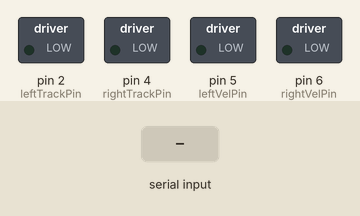
Bench run of a sketch on a simulated Arduino Uno, built with avr-gcc and run on an emulated ATmega328P. On the bench: switched loads named in the sketch (green lamp = pin HIGH). Inputs (shaded band) come from the test bench.

Above: at 1.2 s.
1.3 s: "1" received over Serial
At 1.6 s:
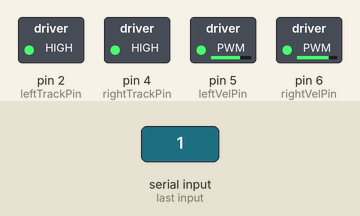
2.8 s: byte 53 (BT_STOP) received over Serial
At 4.0 s:
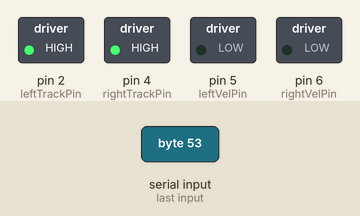
4.3 s: byte 52 (BT_BACKWARD) received over Serial
At 5.1 s:
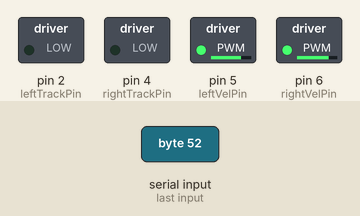
5.8 s: byte 51 (BT_LEFT) received over Serial
At 6.2 s:
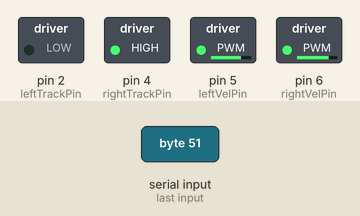
7.3 s: byte 54 (BT_FORWARD_LEFT) received over Serial
At 8.5 s:
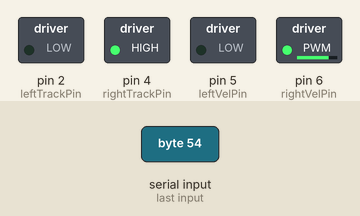
8.8 s: byte 55 (BT_FORWARD_RIGHT) received over Serial
At 9.7 s:
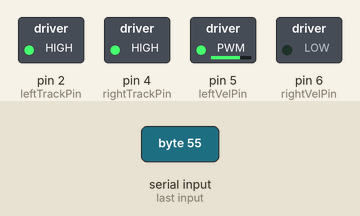
Timing chart, 0 to 11.3 s (numbered marks = the images above; inputs shaded):
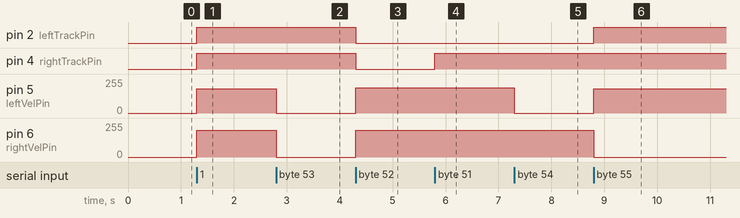

The sketch:

BT_controlledTank.ino
```cpp
#include "src/typeDefs/typeDefs.h"
#include "src/BT_encodedData/BT_encodedData.h"
#include "src/tankTrack/tankTrack.h"

/**************************************************************************************
*  Wiring
*    ___________      ________________      __________________      _____________
*   |        VCC|<---|5V             4|--->|                A1|--->|             |
*   | HC-06  GND|<---|GND            6|--->|                  |    | RIGHT TRACK |
*   |         Tx|--->|Rx   ARDUINO    |    |      TB6612FNG   |    |_____________|
*   |         Rx|<---|Tx     UNO     2|--->|                  |     _____________
*   |___________|    |               5|--->|                B1|--->|             |
*                    |                |    |__________________|    | LEFT TRACK  |
*                    |________________|                            |_____________|
*
*
***************************************************************************************/

//----------------- Tank Tracks ----------------//
TankTrack tankTrack;

void setup() {
  Serial.begin(9600);
  tankTrack.stop();
}

void loop() {

  if (Serial.available()) {
    char c_command = Serial.read();

    switch (c_command)
    {
      case BT_STOP:
        tankTrack.stop();
        break;
      case BT_FORWARD:
        tankTrack.forward(MEDIUM_SPEED);
        break;
      case BT_BACKWARD:
        tankTrack.backward(MEDIUM_SPEED);
        break;
      case BT_LEFT:
        tankTrack.turnLeftFast(MEDIUM_SPEED);
        break;
      case BT_RIGHT:
        tankTrack.turnRightFast(MEDIUM_SPEED);
        break;
      case BT_FORWARD_LEFT:
        tankTrack.turnLeft(MEDIUM_SPEED);
        break;
      case BT_FORWARD_RIGHT:
        tankTrack.turnRight(MEDIUM_SPEED);
        break;
      case BT_BACKWARD_RIGHT:
        tankTrack.setTracksSpeed(-(uint16)(MEDIUM_SPEED), STOP_RPM);
        break;
      case BT_BACKWARD_LEFT:
        tankTrack.setTracksSpeed(STOP_RPM, -(uint16)(MEDIUM_SPEED));
        break;
      default:
        tankTrack.stop();
        break;
    }
  }
}
```

BT_encodedData.h
```cpp
/******************************************************************************
*						    BT_encodedData
*
*  Author: Marco Esquivel Basaldua (https://github.com/MarcoEsquivelBasaldua)
*
*  Brief: Since Bluetooth commands are managed by Serial, this header only
*         encodes the received data from the Bluetooino app
******************************************************************************/
#ifndef BT_encodedData_H
#define BT_encodedData_H

//-------- BlueTooth Encoded Data --------//
#define BT_FORWARD         (49u)
#define BT_RIGHT           (50u)
#define BT_LEFT            (51u)
#define BT_BACKWARD        (52u)
#define BT_STOP            (53u)
#define BT_FORWARD_LEFT    (54u)
#define BT_FORWARD_RIGHT   (55u)
#define BT_BACKWARD_RIGHT  (56u)
#define BT_BACKWARD_LEFT   (57u)

#define BT_A  (101u)
#define BT_B  (99u)
#define BT_C  (103u)
#define BT_D  (97u)

#define BT_NO_DATA (53u)

////////////////////////////////////////////

#endif
```

commonAlgo.cpp
```cpp
/******************************************************************************
*						  commonAlgo
*
*  Author : Marco Esquivel Basaldua (https://github.com/MarcoEsquivelBasaldua)
*
*  Brief: Library with common algorithms for the other algorithms
******************************************************************************/
#include "commonAlgo.h"

/**********************************************************
*  Function u_linBoundInterpol
*
*  Brief: Bounded linear interpolation is done.
*
*          u_maxOut .|              .......
*                    |             /
*                    |            /
*                    |           /
*          u_minOut .|........../
*                    |________________________________________
*                               .  .
*                         u_minIn   u_maxIn
*
*  Inputs: [uint8] u_input   : input to be mapped
*          [uint8] u_minDist : minimum allowed Input
*          [uint8] u_maxDist : maximum allowed Input
*          [uint8] u_minOut  : minimum allowed output
*          [uint8] u_maxOut  : maximum allowed output
*
*  Outputs: [uint8] mapped value
*
*  Wire Inputs: None
**********************************************************/
uint8 u_linBoundInterpol(uint8 const u_input  ,
                         uint8 const u_minIn  , uint8 const u_maxIn,
                         uint8 const u_minOut , uint8 const u_maxOut)
{
	float f_input;
	float f_minIn;
	float f_maxIn;
	float f_minOut;
	float f_maxOut;
	float f_slope;
	float f_out;

	if(u_input <= u_minIn)
	{
		return u_minOut;
	}
	else if(u_input >= u_maxIn)
	{
		return u_maxOut;
	}
	else
	{
		/* Convert to float all variables */
		f_input   = (float)u_input;
		f_minIn = (float)u_minIn;
		f_maxIn = (float)u_maxIn;
		f_minOut  = (float)u_minOut;
		f_maxOut  = (float)u_maxOut;

		f_slope = (f_maxOut - f_minOut)/(f_maxIn - f_minIn);
		f_out = f_slope * (f_input - f_minIn) + f_minOut;
	}
	return (uint8)f_out;
}

/**********************************************************
*  Function u_abs_16to8()
*
*  Brief: Get absolute value from sint16 value and cast it into uint8
*
*  Inputs: [sint16] inVal : input value
*
*  Outputs: [uint8] outVal : output value
**********************************************************/
uint8 u_abs_16to8(sint16 const inVal)
{
	uint8 outVal;

	if (inVal >= 0)
	{
		outVal = uint8(inVal);
	}
	else
	{
		outVal = uint8(-inVal);
	}

	return outVal;
}

/**********************************************************
*  Function f_abs_floatTofloat()
*
*  Brief: Get absolute value from float32 value and also return float32
*
*  Inputs: [float32] inVal : input value
*
*  Outputs: [float32] outVal : output value
**********************************************************/
float32 f_abs_floatTofloat(float32 const inVal)
{
	float32 outVal;

	if (inVal >= 0)
	{
		outVal = inVal;
	}
	else
	{
		outVal = -inVal;
	}

	return outVal;
}

/**********************************************************
*  Function s_getSign
*
*  Brief: Get the sign of the in value as +/-1
*
*  Inputs: [sint8] s_value : value to be checked
*
*  Outputs: [sint8]
*
*  Wire Inputs: None
**********************************************************/
sint8 s_getSign(sint8 const s_value)
{
	if(s_value >= 0)
		return 1;
	else
		return -1;
}
```

commonAlgo.h
```cpp
/******************************************************************************
*						  commonAlgo
*
*  Author : Marco Esquivel Basaldua (https://github.com/MarcoEsquivelBasaldua)
*
*  Brief: Library with common algorithms for the other algorithms
******************************************************************************/
#ifndef COMMONALGO_h
#define COMMONALGO_h

#include "Arduino.h"
#include "../typeDefs/typeDefs.h"

/******************* DEFINES *********************/
#define  MAX(x,y)          ( ((x)>(y)) ? (x) : (y) )  /* Max function macro */
#define  MIN(x,y)          ( ((x)<(y)) ? (x) : (y) )  /* Min function macro */

#define THREE_QUARTERS     (0.75f)

/*************************************************/

uint8 u_linBoundInterpol(uint8 const u_input  ,
                         uint8 const u_minIn  , uint8 const u_maxIn,
                         uint8 const u_minOut , uint8 const u_maxOut);

uint8 u_abs_16to8(sint16 const inVal);

float32 f_abs_floatTofloat(float32 const inVal);

sint8 s_getSign(sint8 const s_value);

#endif
```

tankTrack.cpp
```cpp
/******************************************************************************
*						Tank Track
*
*  Author : Marco Esquivel Basaldua (https://github.com/MarcoEsquivelBasaldua)
*
*  Brief: Commands used for mini Tank Tracking system using the TB6612FNG module.
*
*  Wire Inputs: LEFT_IR_SENSOR -> PIN6
*               RIGHT_IR_SENSOR -> PIN7
*
*  Wire Outputs: leftTrackPin -> PIN2
*                leftVelPin -> PIN5
*                rightTrackPin -> PIN4
*                rightVelPin -> PIN6
******************************************************************************/
#include "tankTrack.h"

TankTrack::TankTrack()
{
	/* Set Left Track outputs */
	pinMode(leftTrackPin, OUTPUT);
	pinMode(leftVelPin  , OUTPUT);

	/* Set Rigth Track outputs */
	pinMode(rightTrackPin, OUTPUT);
	pinMode(rightVelPin  , OUTPUT);

	/* Stop Tank */
	stop();

	/* IR sensors */
	//pinMode(LEFT_IR_SENSOR , INPUT);
	//pinMode(RIGHT_IR_SENSOR, INPUT);
}

/**********************************************************
*  Function TankTrack::setTracksSpeed()
*
*  Brief: Set each tank track to desired speed
*
*  Inputs: [sint16] leftVel: left track velocity control on the PWM cycle-duty range [-255, 255]
*          [sint16] rightVel: right track velocity control on the PWM cycle-duty range [-255, 255]
*
*  Outputs: void
**********************************************************/
void TankTrack::setTracksSpeed(sint16 const leftVel, sint16 const rightVel)
{
	uint8 leftVelObsComp; // Compensate velocity if IR sensors are set
	uint8 abs_leftVel;    // Left Track
	uint8 abs_rightVel;   // Right Wheel

	if (leftVel != 0)
	{
		if (leftVel > 0)
		{
			digitalWrite(leftTrackPin, HIGH);
		}
		else
		{
			digitalWrite(leftTrackPin, LOW);
		}
		abs_leftVel = u_abs_16to8(leftVel);
		leftVelObsComp = u_linBoundInterpol(leftVel, MIN_SPEED, MAX_SPEED, MIN_VEL_COMP, MAX_VEL_COMP);
		analogWrite(leftVelPin, (abs_leftVel - leftVelObsComp));
	}
	else
	{
		analogWrite(leftVelPin, STOP_RPM);
	}

	if (rightVel != 0)
	{
		if (rightVel > 0)
		{
 			digitalWrite(rightTrackPin, HIGH);
		}
		else
		{
			digitalWrite(rightTrackPin, LOW);
		}
		abs_rightVel = u_abs_16to8(rightVel);
		analogWrite(rightVelPin, abs_rightVel);
	}
	else
	{
		analogWrite(rightVelPin, STOP_RPM);
	}
}

/**********************************************************
*  Function TankTrack::forward()
*
*  Brief: Tank tracks are set to move forward
*
*  Inputs: [uint8] vel: velocity control on the PWM cycle-duty range [0, 255]
*
*  Outputs: void
**********************************************************/
void TankTrack::forward(uint8 const vel)
{
	setTracksSpeed(vel, vel);
}

/**********************************************************
*  Function TankTrack::turnRight()
*
*  Brief: Tank tracks are set to turn right
*
*  Inputs: [uint8] vel: velocity control on the PWM cycle-duty range [0, 255]
*
*  Outputs: void
**********************************************************/
void TankTrack::turnRight(uint8 const vel)
{
	setTracksSpeed(vel, STOP_RPM);
}

/**********************************************************
*  Function TankTrack::turnLeft()
*
*  Brief: Tank tracks are set to turn left
*
*  Inputs: [uint8] vel: velocity control on the PWM cycle-duty range [0, 255]
*
*  Outputs: void
**********************************************************/
void TankTrack::turnLeft(uint8 const vel)
{
	setTracksSpeed(STOP_RPM, vel);
}

/**********************************************************
*  Function TankTrack::turnRightFast()
*
*  Brief: Tank tracks are set to turn right fast
*
*  Inputs: [uint8] vel: velocity control on the PWM cycle-duty range [0, 255]
*
*  Outputs: void
**********************************************************/
void TankTrack::turnRightFast(uint8 const vel)
{
	setTracksSpeed(vel, -vel);
}

/**********************************************************
*  Function TankTrack::turnLeftFast()
*
*  Brief: Tank tracks are set to turn left
*
*  Inputs: [uint8] vel: velocity control on the PWM cycle-duty range [0, 255]
*
*  Outputs: void
**********************************************************/
void TankTrack::turnLeftFast(uint8 const vel)
{
	setTracksSpeed(-vel, vel);
}

/**********************************************************
*  Function TankTrack::backward()
*
*  Brief: Tank tracks are set to move backward
*
*  Inputs: [uint8] vel: velocity control on the PWM cycle-duty range [0, 255]
*
*  Outputs: void
**********************************************************/
void TankTrack::backward(uint8 const vel)
{
	setTracksSpeed(-vel, -vel);
}

/**********************************************************
*  Function TankTrack::stop()
*
*  Brief: Both tracks are stopped
*
*  Inputs: None
*
*  Outputs: void
**********************************************************/
void TankTrack::stop()
{
	setTracksSpeed(STOP_RPM, STOP_RPM);
}
```

tankTrack.h
```cpp
/******************************************************************************
*						Tank Track
*
*  Author : Marco Esquivel Basaldua (https://github.com/MarcoEsquivelBasaldua)
*
*  Brief: Commands used for mini Tank Tracking system using the TB6612FNG module.
*
*  Wire Inputs: LEFT_IR_SENSOR -> PIN6
*               RIGHT_IR_SENSOR -> PIN7
*
*  Wire Outputs: leftTrackPin -> PIN2
*                leftVelPin -> PIN5
*                rightTrackPin -> PIN4
*                rightVelPin -> PIN6
******************************************************************************/
#ifndef TANKTRACK_h
#define TANKTRACK_h

#include "Arduino.h"
#include "../typeDefs/typeDefs.h"
#include "../commonAlgo/commonAlgo.h"

/******************* DEFINES *********************/
#define  STOP_RPM               (  0u)                   /* RPM when stop                                            */
#define  MIN_SPEED              (120u)                   /* Desired control for indoor usage                         */
#define  MEDIUM_SPEED           (200u)                   /* Desired control for indoor usage                         */
#define  MAX_SPEED              (255u)                   /* Desired control for outdoor usage                        */
#define  LEFT_IR_SENSOR         (6u)
#define  RIGHT_IR_SENSOR        (7u)
#define  MIN_VEL_COMP           (10u)
#define  MAX_VEL_COMP           (22u)

/*************************************************/

/****************** CONSTANTS ********************/
const uint8 leftTrackPin  = 2;
const uint8 leftVelPin    = 5;
const uint8 rightTrackPin = 4;
const uint8 rightVelPin   = 6;
/*************************************************/

class TankTrack
{
	public:
		TankTrack();
		void setTracksSpeed(sint16 const leftVel, sint16 const rightVel);
		void forward(uint8 const vel);
		void backward(uint8 const vel);
		void turnRight(uint8 const vel);
		void turnLeft(uint8 const vel);
		void turnRightFast(uint8 const vel);
		void turnLeftFast(uint8 const vel);
		void stop();
};

#endif
```

typeDefs.h
```cpp
#ifndef typeDefs_H
#define typeDefs_H

/* unsigned int types */
typedef uint8_t  uint8;
typedef uint16_t uint16;
typedef uint32_t uint32;
typedef uint64_t uint64;

/* signed int types */
typedef int8_t  sint8;
typedef int16_t sint16;
typedef int32_t sint32;
typedef int64_t sint64;

/* float type */
typedef float float32;

#endif
```

Measured:
- after the input at 1.3 s, pin 2 (leftTrackPin), pin 4 (rightTrackPin): LOW → HIGH at once; pin 5 (leftVelPin): 0/255 → 183/255 at once; pin 6 (rightVelPin): 0/255 → 200/255 at once
- after the input at 2.8 s, pin 5 (leftVelPin): 183/255 → 0/255 at once; pin 6 (rightVelPin): 200/255 → 0/255 at once
- after the input at 4.3 s, pin 2 (leftTrackPin), pin 4 (rightTrackPin): HIGH → LOW at once; pin 5 (leftVelPin): 0/255 → 190/255 at once; pin 6 (rightVelPin): 0/255 → 200/255 at once
- after the input at 5.8 s, pin 4 (rightTrackPin): LOW → HIGH at once
- after the input at 7.3 s, pin 5 (leftVelPin): 190/255 → 0/255 at once
- after the input at 8.8 s, pin 2 (leftTrackPin): LOW → HIGH at once; pin 5 (leftVelPin): 0/255 → 183/255 at once; pin 6 (rightVelPin): 200/255 → 0/255 at once
